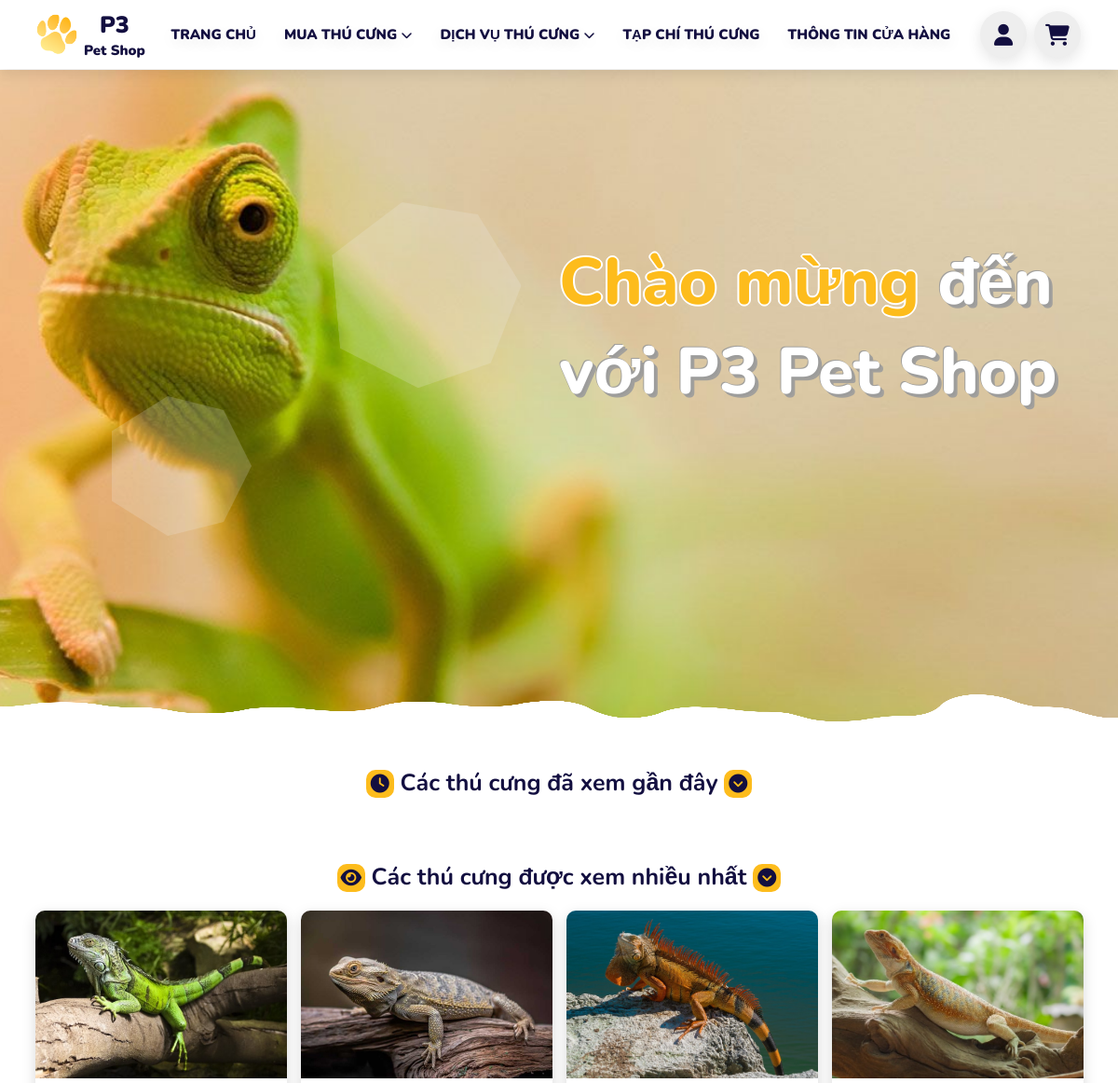
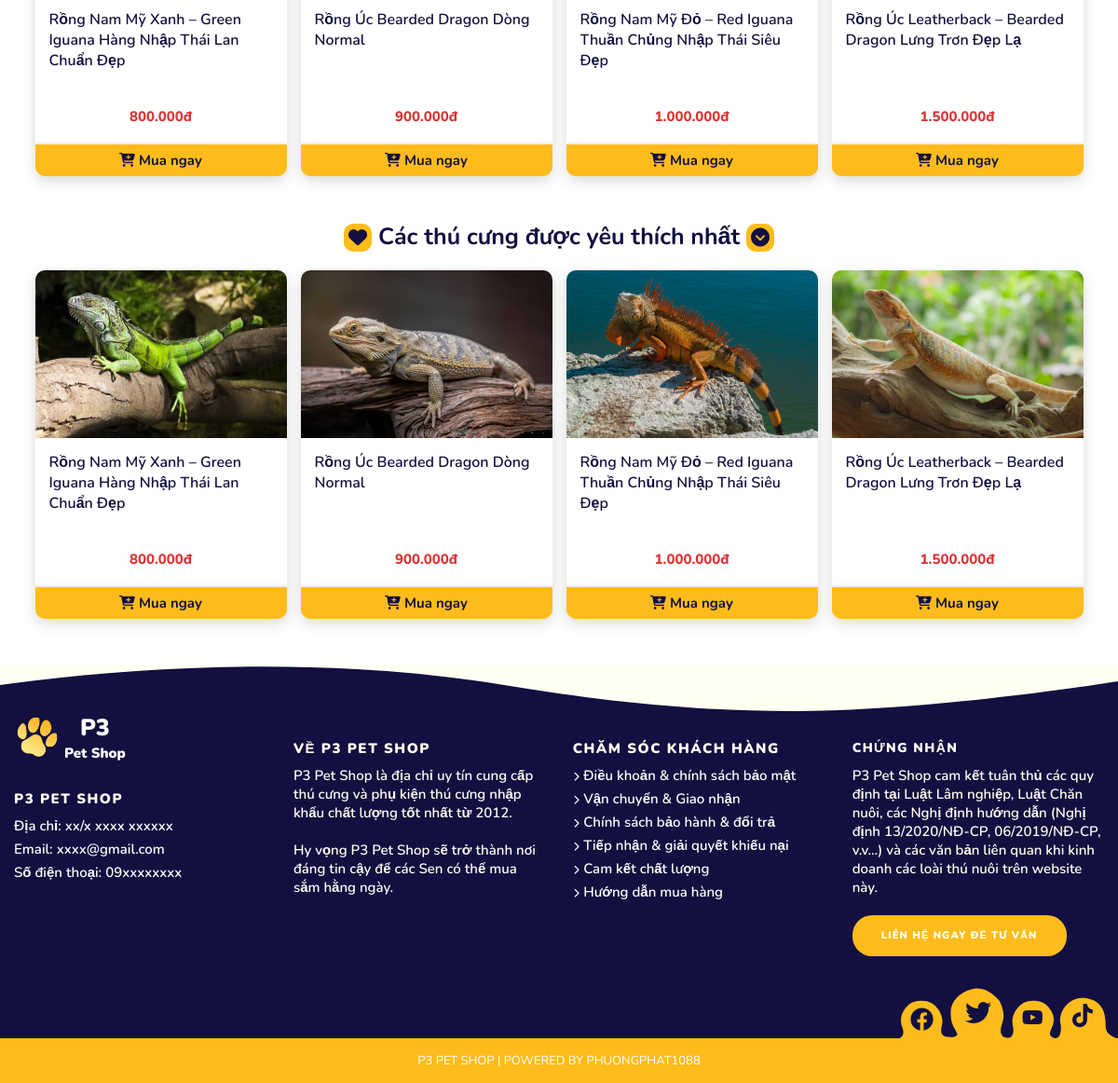
The page / on the database its author committed (2 pictures, top to bottom).
### tables this page shows
CREATE TABLE IF NOT EXISTS `pets` (
  `id` int NOT NULL AUTO_INCREMENT,
  `pet_name` varchar(100) NOT NULL,
  `pet_price` int NOT NULL,
  `pet_photo` varchar(255) NOT NULL DEFAULT 'default.jpg',
  `pet_description` varchar(500) NOT NULL,
  `pet_view` int NOT NULL DEFAULT '0',
  `category_id` int NOT NULL,
  `time_create` datetime NOT NULL DEFAULT CURRENT_TIMESTAMP,
  PRIMARY KEY (`id`),
  KEY `category_id` (`category_id`)
);

CREATE TABLE IF NOT EXISTS `pets_users_like` (
  `pet_id` int NOT NULL,
  `user_id` int NOT NULL,
  PRIMARY KEY (`pet_id`,`user_id`)
);

### app/models/Model.php (called while the page is built, shortened)
<?php
class Model
{
  public static $connection = NULL;
  public function __construct()
  {
    if (!self::$connection) {
      !self::$connection = new mysqli(DB_HOST, DB_USER, DB_PASS, DB_NAME);
    }
    return self::$connection;
  }
  public function select($sql)
  {
    $sql->execute();
    $items = $sql->get_result()->fetch_all(MYSQLI_ASSOC);
    return $items;
  }
  public function hrefFormat($str)
  {
    $unicode = array(
      'a' => 'á|à|ả|ã|ạ|ă|ắ|ặ|ằ|ẳ|ẵ|â|ấ|ầ|ẩ|ẫ|ậ',
      'd' => 'đ',
      'e' => 'é|è|ẻ|ẽ|ẹ|ê|ế|ề|ể|ễ|ệ',
      'i' => 'í|ì|ỉ|ĩ|ị',
      'o' => 'ó|ò|ỏ|õ|ọ|ô|ố|ồ|ổ|ỗ|ộ|ơ|ớ|ờ|ở|ỡ|ợ',
      'u' => 'ú|ù|ủ|ũ|ụ|ư|ứ|ừ|ử|ữ|ự',
      'y' => 'ý|ỳ|ỷ|ỹ|ỵ',
      'A' => 'Á|À|Ả|Ã|Ạ|Ă|Ắ|Ặ|Ằ|Ẳ|Ẵ|Â|Ấ|Ầ|Ẩ|Ẫ|Ậ',
      'D' => 'Đ',
      'E' => 'É|È|Ẻ|Ẽ|Ẹ|Ê|Ế|Ề|Ể|Ễ|Ệ',
      'I' => 'Í|Ì|Ỉ|Ĩ|Ị',
      'O' => 'Ó|Ò|Ỏ|Õ|Ọ|Ô|Ố|Ồ|Ổ|Ỗ|Ộ|Ơ|Ớ|Ờ|Ở|Ỡ|Ợ',
      'U' => 'Ú|Ù|Ủ|Ũ|Ụ|Ư|Ứ|Ừ|Ử|Ữ|Ự',
      'Y' => 'Ý|Ỳ|Ỷ|Ỹ|Ỵ',
    );
    foreach ($unicode as $nonUnicode => $uni) {
      $str = preg_replace("/($uni)/i", $nonUnicode, $str);
    }
    $str = trim($str);
    $str = preg_replace('/\s+/', ' ', $str);
    $str = str_replace(' ', '-', $str);
    $str = str_replace('~-{2,}~', '-', $str);
    $str = strtolower($str);
    return $str;
  }
  function currencyFormat($number, $suffix = 'đ')
  {
    if (!empty($number)) {
      return number_format($number, 0, ',', '.') . "{$suffix}";
    }
  }
}

### app/models/PetModel.php (called while the page is built, shortened)
<?php
class PetModel extends Model
{
    public function getPopularPets()
    {
        $sql = parent::$connection->prepare('SELECT * FROM `pets` ORDER BY `pet_view` DESC LIMIT 0,4');
        return parent::select($sql);
    }
    public function getTopLikePets()
    {
        $sql = parent::$connection->prepare('SELECT *, COUNT(pets_users_like.user_id) AS pet_like FROM `pets` LEFT JOIN pets_users_like ON pets.id = pets_users_like.pet_id GROUP BY pets.id ORDER BY pet_like DESC');
        return parent::select($sql);
    }
}

### index.php (the view, shortened to what this page needs)
<?php
include './includes/header.php';;
?>
<main>
  <?php
  $topViewPetList = $petModel->getPopularPets();
  $topLikePetList = $petModel->getTopLikePets();
  ?>
  <div class="banner">
    <div class="banner-title"><span class="hight-light-text">Chào mừng</span> đến với P3 Pet Shop</div>
    <img class="wave-bottom" src="public/img/banner/bottom-wave.png" alt="">
  </div>
  <div class="container">
    <h1 class="site-title"><i class="fa-solid fa-clock"></i> Các thú cưng đã xem gần đây <i class="fa-solid fa-circle-chevron-down"></i></h1>
    <h1 class="site-title"><i class="fa-solid fa-eye"></i> Các thú cưng được xem nhiều nhất <i class="fa-solid fa-circle-chevron-down"></i></h1>
    <div class="row">
      <?php
      foreach ($topViewPetList as $pet) {
      ?>
        <div class="col-md-3">
          <div class="pet-card">
            <div class="pet-card-head">
              <a href="pet.php?name=<?php echo $model->hrefFormat($pet['pet_name']) . "&id=" . $pet['id'] ?>" class="pet_link">
                <?php
                $petPhotos = explode(",", $pet['pet_photo']);
                $petPhoto = $petPhotos[0];
                ?>
                <img src="public/img/pets_photo/<?php echo $petPhoto; ?>" alt="<?php echo $pet['pet_photo']; ?>" class="pet-photo">
              </a>
            </div>
            <div class="pet-card-body">
              <a href="pet.php?name=<?php echo $model->hrefFormat($pet['pet_name']) . "&id=" . $pet['id'] ?>" class="pet_link">
                <div class="pet-name"><?php echo $pet['pet_name']; ?></div>
              </a>
              <div class="pet-price"><?php echo $model->currencyFormat($pet['pet_price']); ?></div>
            </div>
            <a href="pet.php?name=<?php echo $model->hrefFormat($pet['pet_name']) . "&id=" . $pet['id'] ?>" class="pet-buy-btn"><i class="fa-solid fa-cart-plus"></i> Mua ngay</a>
          </div>
        </div>
      <?php
      }
      ?>
    </div>
    <h1 class="site-title"><i class="fa-solid fa-heart"></i> Các thú cưng được yêu thích nhất <i class="fa-solid fa-circle-chevron-down"></i></h1>
    <div class="row">
      <?php
      foreach ($topLikePetList as $pet) {
      ?>
        <div class="col-md-3">
          <div class="pet-card">
            <div class="pet-card-head">
              <a href="pet.php?name=<?php echo $model->hrefFormat($pet['pet_name']) . "&id=" . $pet['id'] ?>" class="pet_link">
                <?php
                $petPhotos = explode(",", $pet['pet_photo']);
                $petPhoto = $petPhotos[0];
                ?>
                <img src="public/img/pets_photo/<?php echo $petPhoto; ?>" alt="<?php echo $pet['pet_photo']; ?>" class="pet-photo">
              </a>
            </div>
            <div class="pet-card-body">
              <a href="pet.php?name=<?php echo $model->hrefFormat($pet['pet_name']) . "&id=" . $pet['id'] ?>" class="pet_link">
                <div class="pet-name"><?php echo $pet['pet_name']; ?></div>
              </a>
              <div class="pet-price"><?php echo $model->currencyFormat($pet['pet_price']); ?></div>
            </div>
            <a href="pet.php?name=<?php echo $model->hrefFormat($pet['pet_name']) . "&id=" . $pet['id'] ?>" class="pet-buy-btn"><i class="fa-solid fa-cart-plus"></i> Mua ngay</a>
          </div>
        </div>
      <?php
      }
      ?>
    </div>
  </div>
</main>
<?php
include './includes/footer.php';
?>

### includes/header.php (shortened to what this page needs)
<?php
$model = new Model();
$petModel = new PetModel();
?>
<!DOCTYPE html>
<html lang="en">
<head>
  <link rel="stylesheet" href="./public/vendor/bootstrap/css/bootstrap.min.css">
  <link rel="stylesheet" href="./public/fonts/font-awesome/css/all.min.css">
  <link rel="stylesheet" href="./public/css/style.css">
</head>
<body>
  <header class="header">
    <a class="logo" href="."><img class="logo-img" src="./public/img/logo/P3.png" alt="P3 Logo"><span class="logo-text">P3<p class="logo-mini-text">Pet Shop</p></span></a>
    <nav class="nav-bar">
      <ul class="nav-list">
        <li class="nav-item"><a class="nav-link" href=".">Trang chủ</a></li>
        <li class="nav-item">
          <a class="nav-link" href="./pets.php">Mua thú cưng <i class="fa-solid fa-chevron-down"></i></a>
        </li>
        <li class="nav-item"><a class="nav-link" href="./pet_services.php">Dịch vụ thú cưng <i class="fa-solid fa-chevron-down"></i></a>
        </li>
        <li class="nav-item"><a class="nav-link" href="./pet_magazine.php">Tạp chí thú cưng</a></li>
        <li class="nav-item"><a class="nav-link" href="./shop_info.php">Thông tin cửa hàng</a></li>
      </ul>
    </nav>
    <div class="icon-bar">
      <ul class="icon-list">
        <li class="icon-item"><a class="icon-link" href="./account.php"><i class="fa-solid fa-user"></i></a>
        </li>
        <li class="icon-item"><a class="icon-link" href="./cart.php"><i class="fa-solid fa-cart-shopping"></i></a>
      </ul>
    </div>
  </header>

### includes/footer.php (shortened to what this page needs)
<div class="pg-footer">
    <footer class="footer">
        <div class="footer-content">
            <div class="footer-content-column">
                <div class="footer-logo">
                    <a class="logo" href="."><img class="logo-img" src="./public/img/logo/P3.png" alt="P3 Logo"><span class="logo-text">P3<p class="logo-mini-text">Pet Shop</p></span></a>
                </div>
                <div class="footer-menu">
                    <h2 class="footer-menu-name">P3 PET SHOP</h2>
                    <ul id="menu-get-started" class="footer-menu-list">
                        <li class="menu-item menu-item-type-post_type menu-item-object-product">
                            <a href="#">Địa chỉ: xx/x xxxx xxxxxx</a>
                        </li>
                        <li class="menu-item menu-item-type-post_type menu-item-object-product">
                            <a href="#">Email: xxxx@gmail.com</a>
                        </li>
                        <li class="menu-item menu-item-type-post_type menu-item-object-product">
                            <a href="#">Số điện thoại: 09xxxxxxxx</a>
                        </li>
                    </ul>
                </div>
            </div>
            <div class="footer-content-column">
                <div class="footer-menu">
                    <h2 class="footer-menu-name">Về P3 Pet Shop</h2>
                    <p class="footer-call-to-action-description">P3 Pet Shop là địa chỉ uy tín cung cấp thú cưng và phụ kiện thú cưng nhập khẩu chất lượng tốt nhất từ 2012.</p>
                    <p class="footer-call-to-action-description">Hy vọng P3 Pet Shop sẽ trở thành nơi đáng tin cậy để các Sen có thể mua sắm hằng ngày.</p>
                </div>
            </div>
            <div class="footer-content-column">
                <div class="footer-menu">
                    <h2 class="footer-menu-name">Chăm sóc khách hàng</h2>
                    <ul id="menu-quick-links" class="footer-menu-list">
                        <li class="menu-item menu-item-type-custom menu-item-object-custom">
                            <a target="_blank" rel="noopener noreferrer" href="#"><i class="fa-solid fa-chevron-right"></i> Điều khoản & chính sách bảo mật</a>
                        </li>
                        <li class="menu-item menu-item-type-custom menu-item-object-custom">
                            <a target="_blank" rel="noopener noreferrer" href="#"><i class="fa-solid fa-chevron-right"></i> Vận chuyển & Giao nhận</a>
                        </li>
                        <li class="menu-item menu-item-type-post_type menu-item-object-page">
                            <a href="#"><i class="fa-solid fa-chevron-right"></i> Chính sách bảo hành & đổi trả</a>
                        </li>
                        <li class="menu-item menu-item-type-post_type menu-item-object-page">
                            <a href="#"><i class="fa-solid fa-chevron-right"></i> Tiếp nhận & giải quyết khiếu nại</a>
                        </li>
                        <li class="menu-item menu-item-type-post_type_archive menu-item-object-customer">
                            <a href="#"><i class="fa-solid fa-chevron-right"></i> Cam kết chất lượng</a>
                        </li>
                        <li class="menu-item menu-item-type-post_type menu-item-object-page">
                            <a href="#"><i class="fa-solid fa-chevron-right"></i> Hướng dẫn mua hàng</a>
                        </li>
                    </ul>
                </div>
            </div>
            <div class="footer-content-column">
                <div class="footer-call-to-action">
                    <h2 class="footer-call-to-action-title">CHỨNG NHẬN</h2>
                    <p class="footer-call-to-action-description">P3 Pet Shop cam kết tuân thủ các quy định tại Luật Lâm nghiệp, Luật Chăn nuôi, các Nghị định hướng dẫn (Nghị định 13/2020/NĐ-CP, 06/2019/NĐ-CP, v.v…) và các văn bản liên quan khi kinh doanh các loài thú nuôi trên website này.</p>
                    <a class="footer-call-to-action-button button" href="#" target="_self">Liên hệ ngay để tư vấn</a>
                </div>
            </div>
            <div class="footer-social-links">
                <a class="footer-social-link facebook" href="#" target="_blank">
                    <i class="fa-brands fa-facebook"></i>
                </a>
                <a class="footer-social-link twitter" href="#" target="_blank">
                    <i class="fa-brands fa-twitter"></i>
                </a>
                <a class="footer-social-link youtube" href="#" target="_blank">
                    <i class="fa-brands fa-youtube"></i>
                </a>
                <a class="footer-social-link tiktok" href="#" target="_blank">
                    <i class="fa-brands fa-tiktok"></i>
                </a>
            </div>
        </div>
        <div class="footer-copyright">
            <div class="footer-copyright-wrapper">
                <p class="footer-copyright-text">
                    <a class="footer-copyright-link" href="#" target="_self"> P3 PET SHOP | POWERED BY PHUONGPHAT1088</a>
                </p>
            </div>
        </div>
    </footer>
</div>
</body>
</html>

### rows shown on the page
pets: shows a picture, pet_name "Rồng Nam Mỹ Xanh – Green Iguana Hàng Nhập Thái Lan Chuẩn Đẹp", pet_price "800.000đ"
pets: pet_photo (picture), pet_name "Rồng Úc Bearded Dragon Dòng Normal", pet_price "900.000đ"
pets: pet_photo (picture), pet_name "Rồng Nam Mỹ Đỏ – Red Iguana Thuần Chủng Nhập Thái Siêu Đẹp", pet_price "1.000.000đ"
pets: pet_photo (picture), pet_name "Rồng Úc Leatherback – Bearded Dragon Lưng Trơn Đẹp Lạ", pet_price "1.500.000đ"
pets_users_like: shows a picture, pet.pet_name "Rồng Nam Mỹ Xanh – Green Iguana Hàng Nhập Thái Lan Chuẩn Đẹp", pet.pet_price "800.000đ"
pets_users_like: pet.pet_photo (picture), pet.pet_name "Rồng Úc Bearded Dragon Dòng Normal", pet.pet_price "900.000đ"
